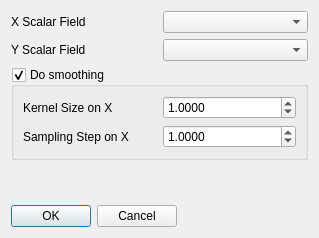
<?xml version="1.0" encoding="UTF-8"?>
<ui version="4.0">
 <class>CreateTimeSeriesFromScalarFieldsDlg</class>
 <widget class="QDialog" name="CreateTimeSeriesFromScalarFieldsDlg">
  <property name="geometry">
   <rect>
    <x>0</x>
    <y>0</y>
    <width>319</width>
    <height>238</height>
   </rect>
  </property>
  <property name="sizePolicy">
   <sizepolicy hsizetype="Expanding" vsizetype="Expanding">
    <horstretch>0</horstretch>
    <verstretch>0</verstretch>
   </sizepolicy>
  </property>
  <property name="windowTitle">
   <string>Dialog</string>
  </property>
  <layout class="QGridLayout" name="gridLayout">
   <item row="1" column="0">
    <widget class="QLabel" name="lblY">
     <property name="text">
      <string>Y Scalar Field</string>
     </property>
    </widget>
   </item>
   <item row="4" column="0" colspan="2">
    <widget class="QDialogButtonBox" name="btnOkExit">
     <property name="sizePolicy">
      <sizepolicy hsizetype="Fixed" vsizetype="Fixed">
       <horstretch>0</horstretch>
       <verstretch>0</verstretch>
      </sizepolicy>
     </property>
     <property name="orientation">
      <enum>Qt::Horizontal</enum>
     </property>
     <property name="standardButtons">
      <set>QDialogButtonBox::Cancel|QDialogButtonBox::Ok</set>
     </property>
    </widget>
   </item>
   <item row="0" column="1">
    <widget class="ScalarFieldsComboBox" name="cmbX"/>
   </item>
   <item row="1" column="1">
    <widget class="ScalarFieldsComboBox" name="cmbY"/>
   </item>
   <item row="2" column="0" colspan="2">
    <widget class="QGroupBox" name="grpKS">
     <property name="title">
      <string>Do smoothing</string>
     </property>
     <property name="checkable">
      <bool>true</bool>
     </property>
     <layout class="QGridLayout" name="gridLayout_2">
      <item row="1" column="0">
       <widget class="QLabel" name="lblSSX">
        <property name="text">
         <string>Sampling Step on X</string>
        </property>
       </widget>
      </item>
      <item row="0" column="1">
       <widget class="QDoubleSpinBox" name="cmbKSX">
        <property name="decimals">
         <number>4</number>
        </property>
        <property name="minimum">
         <double>0.000100000000000</double>
        </property>
        <property name="maximum">
         <double>100000.000000000000000</double>
        </property>
        <property name="singleStep">
         <double>0.100000000000000</double>
        </property>
        <property name="value">
         <double>1.000000000000000</double>
        </property>
       </widget>
      </item>
      <item row="0" column="0">
       <widget class="QLabel" name="lblKSX">
        <property name="text">
         <string>Kernel Size on X</string>
        </property>
       </widget>
      </item>
      <item row="1" column="1">
       <widget class="QDoubleSpinBox" name="cmbSSX">
        <property name="decimals">
         <number>4</number>
        </property>
        <property name="minimum">
         <double>0.000100000000000</double>
        </property>
        <property name="maximum">
         <double>1000000.000000000000000</double>
        </property>
        <property name="singleStep">
         <double>0.100000000000000</double>
        </property>
        <property name="value">
         <double>1.000000000000000</double>
        </property>
       </widget>
      </item>
     </layout>
    </widget>
   </item>
   <item row="3" column="0">
    <spacer name="verticalSpacer">
     <property name="orientation">
      <enum>Qt::Vertical</enum>
     </property>
     <property name="sizeHint" stdset="0">
      <size>
       <width>20</width>
       <height>40</height>
      </size>
     </property>
    </spacer>
   </item>
   <item row="0" column="0">
    <widget class="QLabel" name="lblX">
     <property name="text">
      <string>X Scalar Field</string>
     </property>
    </widget>
   </item>
  </layout>
 </widget>
 <customwidgets>
  <customwidget>
   <class>ScalarFieldsComboBox</class>
   <extends>QComboBox</extends>
   <header location="global">helpers/ScalarFieldsComboBox.h</header>
  </customwidget>
 </customwidgets>
 <resources/>
 <connections>
  <connection>
   <sender>btnOkExit</sender>
   <signal>accepted()</signal>
   <receiver>CreateTimeSeriesFromScalarFieldsDlg</receiver>
   <slot>accept()</slot>
   <hints>
    <hint type="sourcelabel">
     <x>248</x>
     <y>254</y>
    </hint>
    <hint type="destinationlabel">
     <x>157</x>
     <y>274</y>
    </hint>
   </hints>
  </connection>
  <connection>
   <sender>btnOkExit</sender>
   <signal>rejected()</signal>
   <receiver>CreateTimeSeriesFromScalarFieldsDlg</receiver>
   <slot>reject()</slot>
   <hints>
    <hint type="sourcelabel">
     <x>316</x>
     <y>260</y>
    </hint>
    <hint type="destinationlabel">
     <x>286</x>
     <y>274</y>
    </hint>
   </hints>
  </connection>
 </connections>
</ui>
